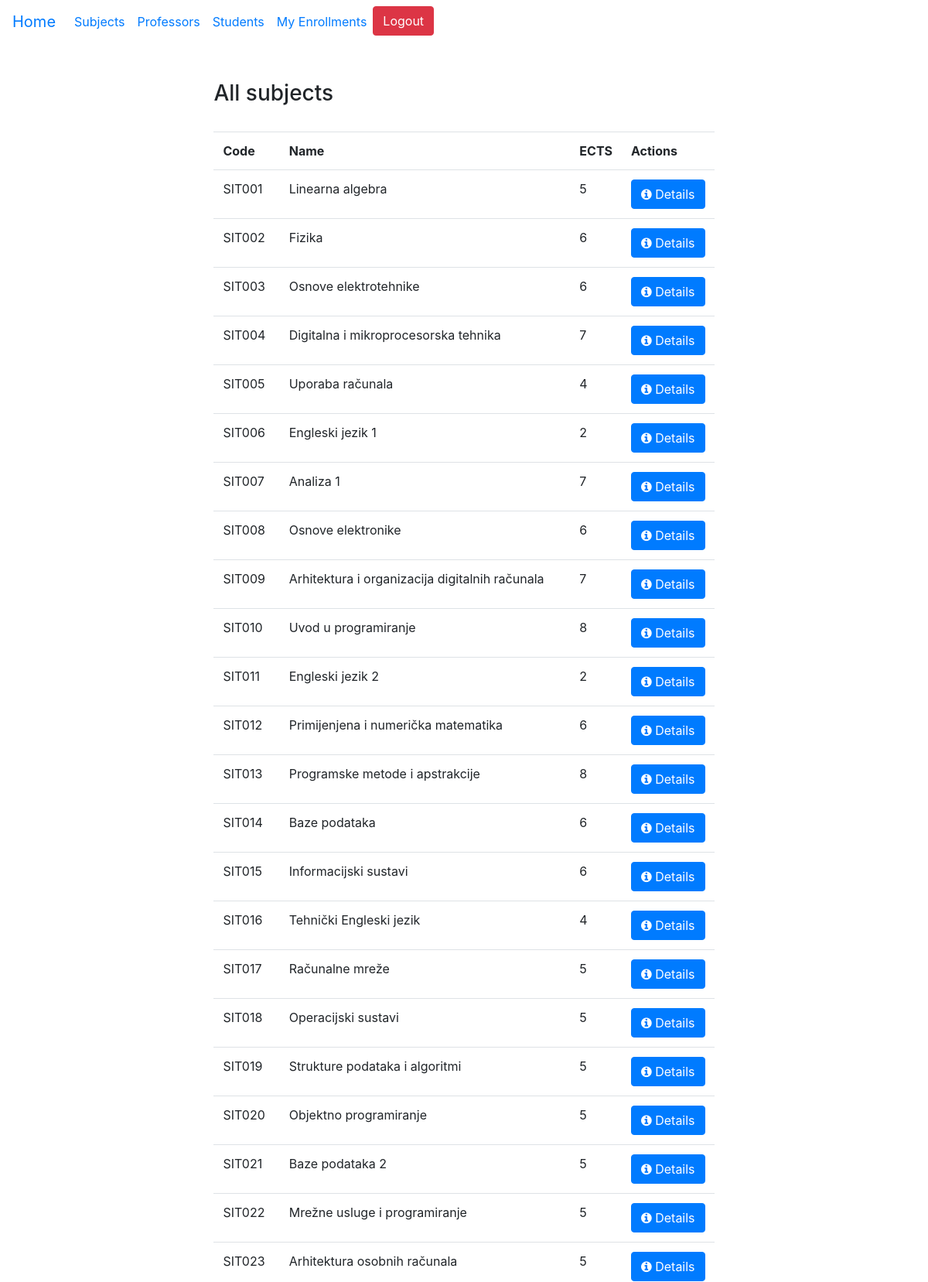
Screenshot of /subjects/ (signed in, upper part) with the database file from the repository.
### base/models.py (models this page shows, shortened)
class Subject(models.Model):
    name = models.CharField(max_length=50, null=True, blank=True)
    code = models.CharField(max_length=10, null=True, blank=True)
    program = models.CharField(max_length=50, null=True, blank=True)
    ects = models.PositiveSmallIntegerField(null=True, blank=True)
    semester_regular = models.PositiveSmallIntegerField(null=True, blank=True)
    semester_part_time = models.PositiveSmallIntegerField(null=True, blank=True)
    MANDATORY = (('Yes', 'Yes'), ('No', 'No'))
    mandatory = models.CharField(max_length=50, choices=MANDATORY, null=True, blank=True)
    lecturer = models.ForeignKey(User, on_delete=models.PROTECT, null=True, blank=True)

### base/views.py (the view)
# urls.py: path('subjects/', views.get_all_subjects, name='subjects'),
@login_required(login_url="/login/")
def get_all_subjects(request):
    subjects = Subject.objects.all()
    return render(request, "all_subjects.html", {"subjects":subjects})

### base/templates/all_subjects.html (shortened to what this page needs)
{% extends 'base.html' %}
{% block all_subjects %}
<h3> All subjects </h3>
<br>
<table class="table">
    <tr>
        <th> Code </th>
        <th> Name </th>
        <th> ECTS </th>
        <th> Actions </th>
    </tr>
    {% for subject in subjects %}
    <tr>
        <td> {{subject.code}} </td>
        <td> {{subject.name}} </td>
        <td> {{subject.ects}} </td>
        <td>
            <a class="btn btn-primary" href="{% url 'subject_details' subject.id %}"> <i class="fa fa-info-circle"></i> Details </a>
        </td>
    </tr>
    {% endfor %}
</table>
{% endblock %}

### rows the page displays
Subject: code "SIT001", name "Linearna algebra", ects "5"
Subject: code "SIT002", name "Fizika", ects "6"
Subject: code "SIT003", name "Osnove elektrotehnike", ects "6"
Subject: code "SIT004", name "Digitalna i mikroprocesorska tehnika", ects "7"
Subject: code "SIT005", name "Uporaba računala", ects "4"
Subject: code "SIT006", name "Engleski jezik 1", ects "2"
Subject: code "SIT007", name "Analiza 1", ects "7"
Subject: code "SIT008", name "Osnove elektronike", ects "6"
Subject: code "SIT009", name "Arhitektura i organizacija digitalnih računala", ects "7"
Subject: code "SIT010", name "Uvod u programiranje", ects "8"
Subject: code "SIT011", name "Engleski jezik 2", ects "2"
Subject: code "SIT012", name "Primijenjena i numerička matematika", ects "6"
Subject: code "SIT013", name "Programske metode i apstrakcije", ects "8"
Subject: code "SIT014", name "Baze podataka", ects "6"
Subject: code "SIT015", name "Informacijski sustavi", ects "6"
Subject: code "SIT016", name "Tehnički Engleski jezik", ects "4"
Subject: code "SIT017", name "Računalne mreže", ects "5"
Subject: code "SIT018", name "Operacijski sustavi", ects "5"
Subject: code "SIT019", name "Strukture podataka i algoritmi", ects "5"
Subject: code "SIT020", name "Objektno programiranje", ects "5"
Subject: code "SIT021", name "Baze podataka 2", ects "5"
Subject: code "SIT022", name "Mrežne usluge i programiranje", ects "5"
Subject: code "SIT023", name "Arhitektura osobnih računala", ects "5"
